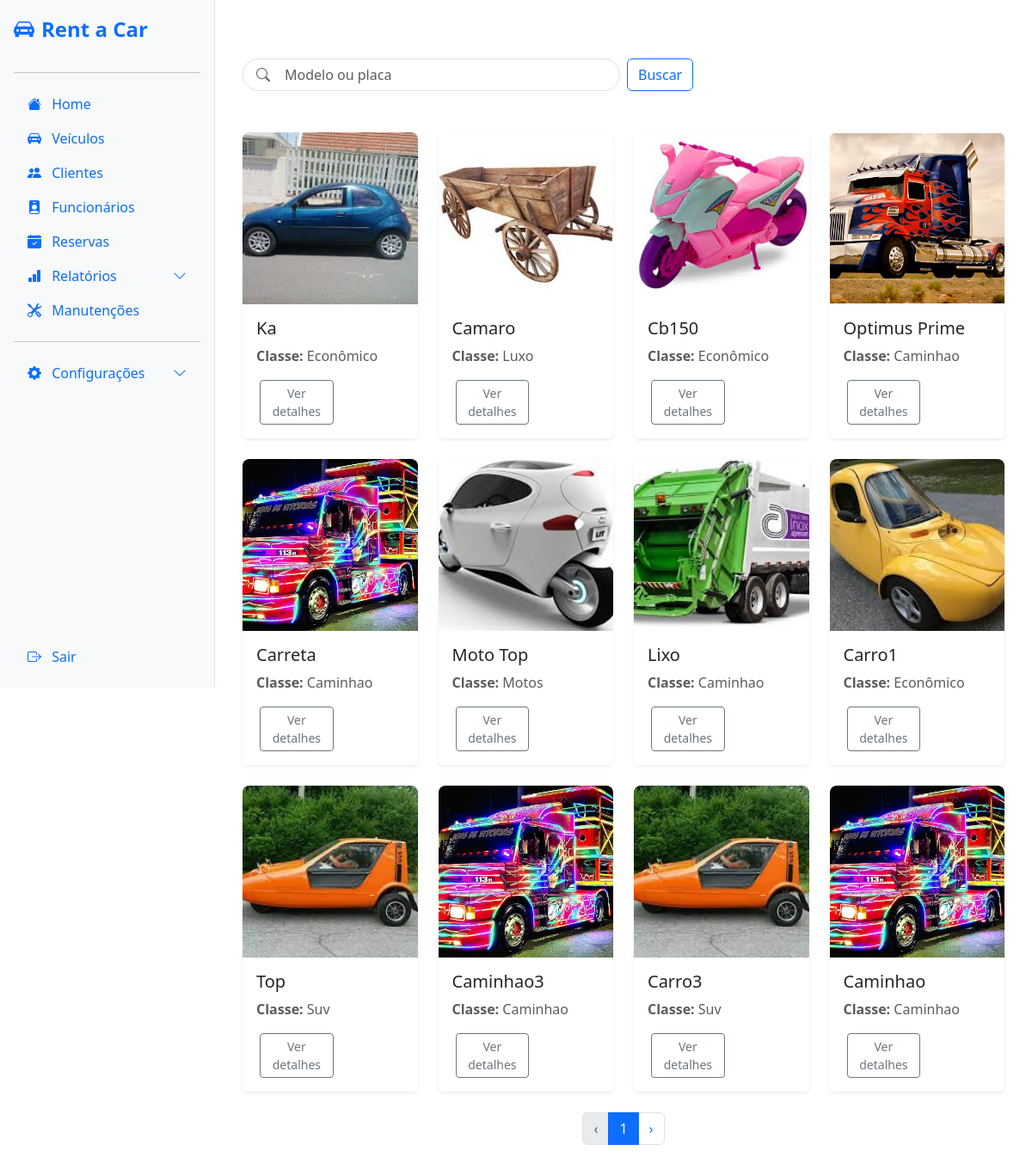
The app's page / (signed in) with its own data.
### vehicles/models.py (models this page shows, shortened)
class Vehicle(models.Model):
    vehicle_type = models.CharField(max_length=10, choices=VEHICLE_TYPE_CHOICES)
    brand = models.CharField(max_length=20, choices=VEHICLE_BRAND_CHOICES)
    model = models.CharField(max_length=50)
    year = models.IntegerField()
    color = models.CharField(max_length=20)
    km = models.IntegerField()
    status = models.CharField(max_length=20, choices=STATUS_CHOICES, default='available')
    description = models.TextField(blank=True, null=True)
    created_at = models.DateTimeField(auto_now_add=True)
    plate = models.CharField(max_length=7, unique=True, default='')
    vehicle_class = models.ForeignKey(VehicleClass, on_delete=models.PROTECT)
    image = models.ImageField(upload_to='vehicles/images/', blank=True, null=True)

class VehicleClass(models.Model):
    name = models.CharField(max_length=50)
    description = models.TextField(blank=True, null=True)
    daily_price = models.DecimalField(max_digits=10, decimal_places=2)
    def __str__(self):
        return self.name

### vehicles/views.py (the view)
# urls.py: path('', views.index, name='index'),
@login_required
def index(request):
    query = request.GET.get('search', '')
    sort = request.GET.get('sort', 'id')
    order = request.GET.get('order', 'asc')
    if query:
        vehicles_list = Vehicle.objects.filter(
            plate__icontains=query, status='available'
        ) | Vehicle.objects.filter(
            model__icontains=query, status='available'
        )
    else:
        vehicles_list = Vehicle.objects.filter(status='available')
    if order == 'desc':
        sort = '-' + sort
    vehicles_list = vehicles_list.order_by(sort)
    paginator = Paginator(vehicles_list, 12)
    page_number = request.GET.get('page')
    vehicles = paginator.get_page(page_number)
    count = Vehicle.objects.count()
    dados = {
        'total': count,
        'vehicles': vehicles,
        'query': query,
        'sort': request.GET.get('sort', 'id'),
        'order': request.GET.get('order', 'asc'),
        'page_range': paginator.page_range,
    }
    return render(request, 'vehicles/index.html', dados)

### vehicles/templates/vehicles/index.html (shortened to what this page needs)
{% extends "base/base.html" %} {% block content %}
<div class="container mt-5">
  <form class="form-inline d-flex me-2 mb-5" method="get">
    <div class="position-relative w-50 me-2">
      <input
        class="form-control ps-5 rounded-pill"
        type="search"
        placeholder="Modelo ou placa"
        aria-label="Buscar"
        name="search"
        value="{{ query|default:'' }}"
      />
      <span class="position-absolute top-50 start-0 translate-middle-y ps-3">
        <i class="bi bi-search text-muted"></i>
      </span>
    </div>
    <button class="btn btn-outline-primary me-2" type="submit">Buscar</button>
  </form>
  <div class="row g-4">
    {% for vehicle in vehicles %}
    <div class="col-sm-6 col-md-4 col-lg-3 d-flex justify-content-center">
      <div class="card border-0 shadow-sm" style="width: 18rem">
        <img
          src="../{{ vehicle.image }}"
          class="card-img-top"
          alt="{{ vehicle.name }}"
          style="
            height: 200px;
            object-fit: cover;
            border-top-left-radius: 0.5rem;
            border-top-right-radius: 0.5rem;
          "
        />
        <div class="card-body d-flex flex-column">
          <h5>{{ vehicle.model|title }}</h5>
          <p class="card-text text-muted mb-3">
            <strong>Classe:</strong> {{ vehicle.vehicle_class|title}}
          </p>
          <div class="mt-auto d-flex justify-content-between">
            <a
              href="{% url 'vehicle_detail' vehicle.id %}"
              class="btn btn-outline-secondary btn-sm w-50 ms-1"
              >Ver detalhes</a
            >
          </div>
        </div>
      </div>
    </div>
    {% endfor %}
  </div>
  <nav aria-label="Paginacao" class="mt-4">
    <ul class="pagination justify-content-center">
      {% if vehicles.has_previous %}
      <li class="page-item">
        <a
          class="page-link"
          href="?page={{ vehicles.previous_page_number }}&sort={{ sort }}&order={{ order }}&search={{ query|urlencode }}"
          aria-label="Anterior"
        >
          ‹
        </a>
      </li>
      {% else %}
      <li class="page-item disabled">
        <span class="page-link" aria-label="Anterior">‹</span>
      </li>
      {% endif %}
      <li class="page-item active">
        <span class="page-link">{{ vehicles.number }}</span>
      </li>
      {% if vehicles.has_next %}
      <li class="page-item">
        <a
          class="page-link"
          href="?page={{ vehicles.next_page_number }}&sort={{ sort }}&order={{ order }}&search={{ query|urlencode }}"
          aria-label="Próxima"
        >
          ›
        </a>
      </li>
      {% else %}
      <li class="page-item disabled">
        <span class="page-link" aria-label="Próxima">›</span>
      </li>
      {% endif %}
    </ul>
  </nav>
</div>
{% endblock content %}

### records on screen
Vehicle: image (picture), model "Ka", vehicle_class "Econômico"
Vehicle: image (picture), model "Camaro", vehicle_class "Luxo"
Vehicle: image (picture), model "Cb150", vehicle_class "Econômico"
Vehicle: image (picture), model "Optimus Prime", vehicle_class "Caminhao"
Vehicle: image (picture), model "Carreta", vehicle_class "Caminhao"
Vehicle: image (picture), model "Moto Top", vehicle_class "Motos"
Vehicle: image (picture), model "Lixo", vehicle_class "Caminhao"
Vehicle: image (picture), model "Carro1", vehicle_class "Econômico"
Vehicle: image (picture), model "Top", vehicle_class "Suv"
Vehicle: image (picture), model "Caminhao3", vehicle_class "Caminhao"
Vehicle: image (picture), model "Carro3", vehicle_class "Suv"
Vehicle: image (picture), model "Caminhao", vehicle_class "Caminhao"

### other values on screen
{{ vehicles.number }} "1"
